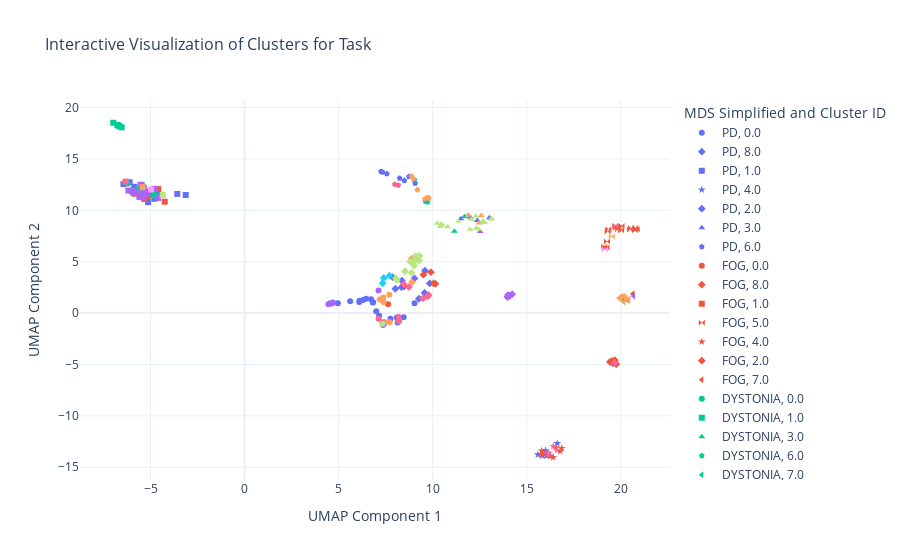

The notebook cell saved with this chart:
### Code cell
df["Task"] = df["Task"].fillna("")
embedded_tasks = EmbedFrame(df, "Task", model)
embedded_reduced_tasks = ReduceEmbedding(embedded_tasks, neighbors=5, min_distance=.35)
optimalKObj = OptimalK.OptimalK(n_jobs=4, parallel_backend='joblib')
num_clusters = optimalKObj(embedded_reduced_tasks, n_refs=50, cluster_array=np.arange(1,10))
CreateCluster(df, embedded_reduced_tasks, num_clusters, "Reduced Task Cluster")
VisualizeCluster(df, "Task", embedded_reduced_tasks, "Reduced Task Cluster", show_task=True)
